Frame 1 (no input): blank canvas, image omitted
Frame 60 (no input): blank canvas, image omitted
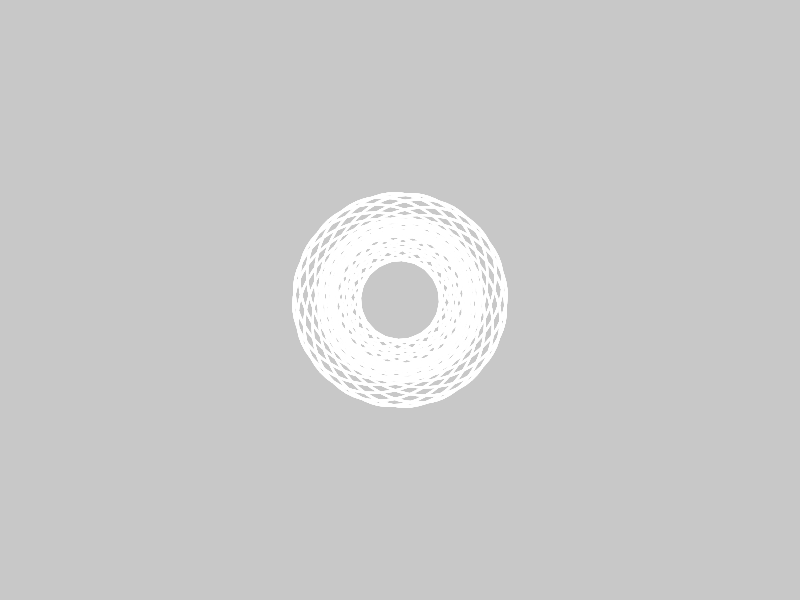
Frame 120 (the mouse pressed at the canvas centre since frame 60)

The p5.js sketch whose frames 1 and 60 were blank and that drew this single picture after the mouse press (run headless with seeded random() and noise() and a simulated clock; from frame 60 on, the mouse is pressed at the canvas centre):

// p5.js sketch
// ── sketch.js
function setup() {
  createCanvas(800, 600);
}


function draw() {
  background(200);
  stroke(255);
  translate(width/2,height/2);
  fill(0);
  rotate(radians(frameCount%360));
  for(var i =0; i < 50; i++){
    push();
    rotate(TWO_PI * i / 20);
    scale(mouseX / 150, mouseY / 150);
    noFill();
    //ellipse(frameCount % (width/2),0,50,50);
    ellipse(0, 0, 50, 50);
    ellipse(0, 0, 50, 80);
    ellipse(0, 0, 80, 80);
    ellipse(0, 0, 30, 80);
    pop();
  }
}
